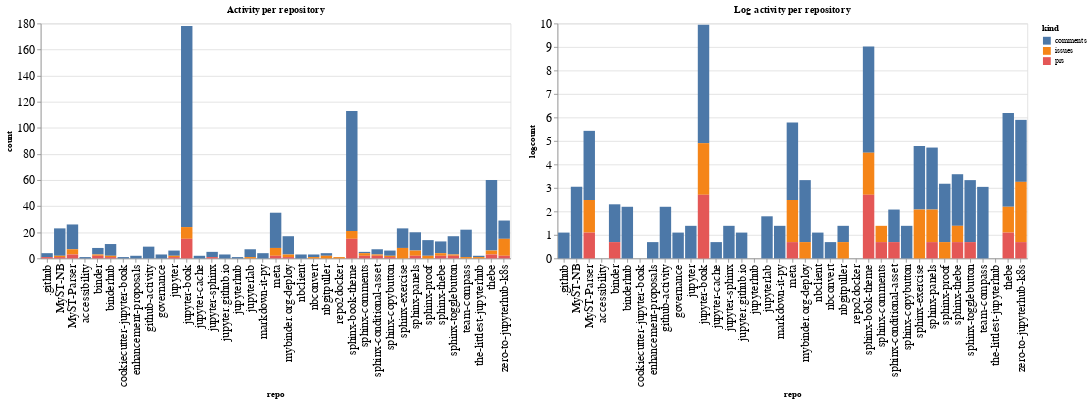

The cell this chart's notebook holds for it:
### Code cell
ch1 = alt.Chart(repo_summaries, width=600, title="Activity per repository").mark_bar().encode(
    x='repo',
    y='count',
    color='kind',
    tooltip="kind"
)

ch2 = alt.Chart(repo_summaries, width=600, title="Log activity per repository").mark_bar().encode(
    x='repo',
    y='logcount',
    color='kind',
    tooltip="kind"
)

ch1 | ch2

### Figure 1 — Vega-Lite specification as saved in the notebook (floating-point values rounded to 4 significant figures)
{"config": {"axisLeft": {"labelFontSize": 15}, "axisBottom": {"labelFontSize": 15}}, "hconcat": [{"mark": "bar", "encoding": {"color": {"type": "nominal", "field": "kind"}, "tooltip": {"type": "nominal", "field": "kind"}, "x": {"type": "nominal", "field": "repo"}, "y": {"type": "quantitative", "field": "count"}}, "title": "Activity per repository", "width": 600}, {"mark": "bar", "encoding": {"color": {"type": "nominal", "field": "kind"}, "tooltip": {"type": "nominal", "field": "kind"}, "x": {"type": "nominal", "field": "repo"}, "y": {"type": "quantitative", "field": "logcount"}}, "title": "Log activity per repository", "width": 600}], "data": {"name": "data-f9446eca59d31143b86014fa7c9b8f9c"}, "$schema": "https://vega.github.io/schema/vega-lite/v4.8.1.json", "datasets": {"data-f9446eca59d31143b86014fa7c9b8f9c": [{"repo": ".github", "kind": "comments", "count": 3, "logcount": 1.099}, {"repo": ".github", "kind": "prs", "count": 1, "logcount": 0.0}, {"repo": "MyST-NB", "kind": "comments", "count": 21, "logcount": 3.045}, {"repo": "MyST-NB", "kind": "issues", "count": 1, "logcount": 0.0}, {"repo": "MyST-NB", "kind": "prs", "count": 1, "logcount": 0.0}, {"repo": "MyST-Parser", "kind": "comments", "count": 19, "logcount": 2.944}, {"repo": "MyST-Parser", "kind": "issues", "count": 4, "logcount": 1.386}, {"repo": "MyST-Parser", "kind": "prs", "count": 3, "logcount": 1.099}, {"repo": "accessibility", "kind": "comments", "count": 1, "logcount": 0.0}, {"repo": "binder", "kind": "comments", "count": 5, "logcount": 1.609}, {"repo": "binder", "kind": "issues", "count": 1, "logcount": 0.0}, {"repo": "binder", "kind": "prs", "count": 2, "logcount": 0.6931}, {"repo": "binderhub", "kind": "comments", "count": 9, "logcount": 2.197}, {"repo": "binderhub", "kind": "issues", "count": 1, "logcount": 0.0}, {"repo": "binderhub", "kind": "prs", "count": 1, "logcount": 0.0}, {"repo": "cookiecutter-jupyter-book", "kind": "comments", "count": 1, "logcount": 0.0}, {"repo": "enhancement-proposals", "kind": "comments", "count": 2, "logcount": 0.6931}, {"repo": "github-activity", "kind": "comments", "count": 9, "logcount": 2.197}, {"repo": "governance", "kind": "comments", "count": 3, "logcount": 1.099}, {"repo": "jupyter", "kind": "comments", "count": 4, "logcount": 1.386}, {"repo": "jupyter", "kind": "issues", "count": 1, "logcount": 0.0}, {"repo": "jupyter", "kind": "prs", "count": 1, "logcount": 0.0}, {"repo": "jupyter-book", "kind": "comments", "count": 154, "logcount": 5.037}, {"repo": "jupyter-book", "kind": "issues", "count": 9, "logcount": 2.197}, {"repo": "jupyter-book", "kind": "prs", "count": 15, "logcount": 2.708}, {"repo": "jupyter-cache", "kind": "comments", "count": 2, "logcount": 0.6931}, {"repo": "jupyter-sphinx", "kind": "comments", "count": 4, "logcount": 1.386}, {"repo": "jupyter-sphinx", "kind": "prs", "count": 1, "logcount": 0.0}, {"repo": "jupyter.github.io", "kind": "comments", "count": 3, "logcount": 1.099}, {"repo": "jupyterhub", "kind": "comments", "count": 1, "logcount": 0.0}, {"repo": "jupyterlab", "kind": "comments", "count": 6, "logcount": 1.792}, {"repo": "jupyterlab", "kind": "issues", "count": 1, "logcount": 0.0}, {"repo": "markdown-it-py", "kind": "comments", "count": 4, "logcount": 1.386}, {"repo": "meta", "kind": "comments", "count": 27, "logcount": 3.296}, {"repo": "meta", "kind": "issues", "count": 6, "logcount": 1.792}, {"repo": "meta", "kind": "prs", "count": 2, "logcount": 0.6931}, {"repo": "mybinder.org-deploy", "kind": "comments", "count": 14, "logcount": 2.639}, {"repo": "mybinder.org-deploy", "kind": "issues", "count": 2, "logcount": 0.6931}, {"repo": "mybinder.org-deploy", "kind": "prs", "count": 1, "logcount": 0.0}, {"repo": "nbclient", "kind": "comments", "count": 3, "logcount": 1.099}, {"repo": "nbconvert", "kind": "comments", "count": 2, "logcount": 0.6931}, {"repo": "nbconvert", "kind": "issues", "count": 1, "logcount": 0.0}, {"repo": "nbgitpuller", "kind": "comments", "count": 2, "logcount": 0.6931}, {"repo": "nbgitpuller", "kind": "issues", "count": 2, "logcount": 0.6931}, {"repo": "repo2docker", "kind": "issues", "count": 1, "logcount": 0.0}, {"repo": "sphinx-book-theme", "kind": "comments", "count": 92, "logcount": 4.522}, {"repo": "sphinx-book-theme", "kind": "issues", "count": 6, "logcount": 1.792}, {"repo": "sphinx-book-theme", "kind": "prs", "count": 15, "logcount": 2.708}, {"repo": "sphinx-comments", "kind": "comments", "count": 1, "logcount": 0.0}, {"repo": "sphinx-comments", "kind": "issues", "count": 2, "logcount": 0.6931}, {"repo": "sphinx-comments", "kind": "prs", "count": 2, "logcount": 0.6931}, {"repo": "sphinx-conditional-asset", "kind": "comments", "count": 4, "logcount": 1.386}, {"repo": "sphinx-conditional-asset", "kind": "issues", "count": 1, "logcount": 0.0}, {"repo": "sphinx-conditional-asset", "kind": "prs", "count": 2, "logcount": 0.6931}, {"repo": "sphinx-copybutton", "kind": "comments", "count": 4, "logcount": 1.386}, {"repo": "sphinx-copybutton", "kind": "issues", "count": 1, "logcount": 0.0}, {"repo": "sphinx-copybutton", "kind": "prs", "count": 1, "logcount": 0.0}, {"repo": "sphinx-exercise", "kind": "comments", "count": 15, "logcount": 2.708}, {"repo": "sphinx-exercise", "kind": "issues", "count": 8, "logcount": 2.079}, {"repo": "sphinx-panels", "kind": "comments", "count": 14, "logcount": 2.639}, {"repo": "sphinx-panels", "kind": "issues", "count": 4, "logcount": 1.386}, {"repo": "sphinx-panels", "kind": "prs", "count": 2, "logcount": 0.6931}, {"repo": "sphinx-proof", "kind": "comments", "count": 12, "logcount": 2.485}, {"repo": "sphinx-proof", "kind": "issues", "count": 2, "logcount": 0.6931}, {"repo": "sphinx-thebe", "kind": "comments", "count": 9, "logcount": 2.197}, {"repo": "sphinx-thebe", "kind": "issues", "count": 2, "logcount": 0.6931}, {"repo": "sphinx-thebe", "kind": "prs", "count": 2, "logcount": 0.6931}, {"repo": "sphinx-togglebutton", "kind": "comments", "count": 14, "logcount": 2.639}, {"repo": "sphinx-togglebutton", "kind": "issues", "count": 1, "logcount": 0.0}, {"repo": "sphinx-togglebutton", "kind": "prs", "count": 2, "logcount": 0.6931}, {"repo": "team-compass", "kind": "comments", "count": 21, "logcount": 3.045}, {"repo": "team-compass", "kind": "issues", "count": 1, "logcount": 0.0}, {"repo": "the-littlest-jupyterhub", "kind": "comments", "count": 1, "logcount": 0.0}, {"repo": "the-littlest-jupyterhub", "kind": "issues", "count": 1, "logcount": 0.0}, {"repo": "thebe", "kind": "comments", "count": 54, "logcount": 3.989}, {"repo": "thebe", "kind": "issues", "count": 3, "logcount": 1.099}, {"repo": "thebe", "kind": "prs", "count": 3, "logcount": 1.099}, {"repo": "zero-to-jupyterhub-k8s", "kind": "comments", "count": 14, "logcount": 2.639}, {"repo": "zero-to-jupyterhub-k8s", "kind": "issues", "count": 13, "logcount": 2.565}, {"repo": "zero-to-jupyterhub-k8s", "kind": "prs", "count": 2, "logcount": 0.6931}]}}
